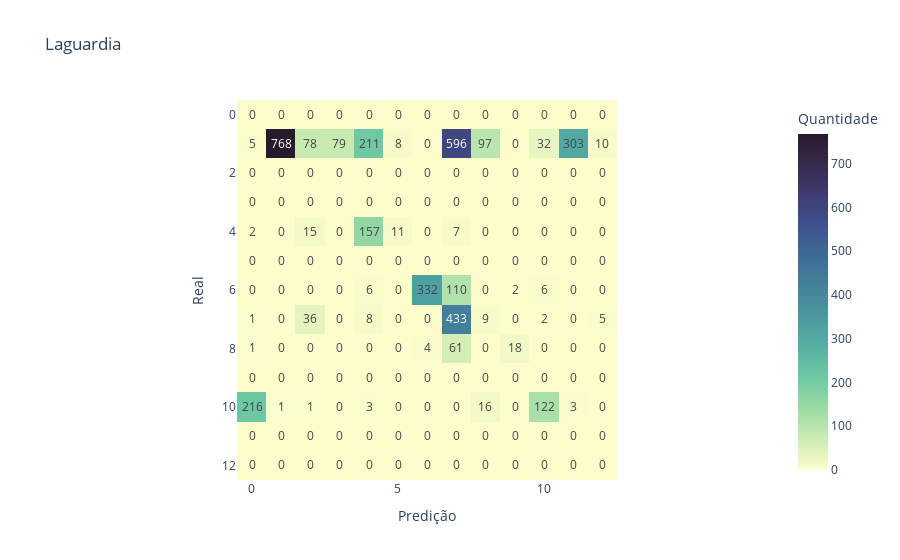

Notebook cell for this chart:
### Code cell
# Laguardia
rf_lag = RandomForestClassifier(n_estimators=100)
rf_lag.fit(X_lag_cp, Y_lag_cp)

print('Laguardia:')
print('Score no treino: ', rf_lag.score(X_lag_cp, Y_lag_cp))
print('Score no teste: ', rf_lag.score(X_lag_li, Y_lag_li))

px.imshow(confusion_matrix(Y_lag_li, rf_lag.predict(X_lag_li)), text_auto=True, title='Laguardia', color_continuous_scale='deep',
            labels=dict(x='Predição', y='Real', color='Quantidade'))

### Figure 1 — Plotly figure (JSON) as saved in the notebook; plotly's stock layout.template omitted (floating-point values rounded to 4 significant figures; data arrays with more than 128 entries replaced by an {"elided": "..."} marker saying what was removed)
{"data": [{"coloraxis": "coloraxis", "hovertemplate": "Predição: %{x}<br>Real: %{y}<br>Quantidade: %{z}<extra></extra>", "name": "0", "texttemplate": "%{z}", "type": "heatmap", "xaxis": "x", "yaxis": "y", "z": {"elided": "13x13 int values"}}], "layout": {"coloraxis": {"colorbar": {"title": {"text": "Quantidade"}}, "colorscale": [[0, "rgb(253, 253, 204)"], [0.09091, "rgb(206, 236, 179)"], [0.1818, "rgb(156, 219, 165)"], [0.2727, "rgb(111, 201, 163)"], [0.3636, "rgb(86, 177, 163)"], [0.4545, "rgb(76, 153, 160)"], [0.5455, "rgb(68, 130, 155)"], [0.6364, "rgb(62, 108, 150)"], [0.7273, "rgb(62, 82, 143)"], [0.8182, "rgb(64, 60, 115)"], [0.9091, "rgb(54, 43, 77)"], [1, "rgb(39, 26, 44)"]]}, "title": {"text": "Laguardia"}, "xaxis": {"anchor": "y", "constrain": "domain", "domain": [0, 1], "scaleanchor": "y", "title": {"text": "Predição"}}, "yaxis": {"anchor": "x", "autorange": "reversed", "constrain": "domain", "domain": [0, 1], "title": {"text": "Real"}}}}
